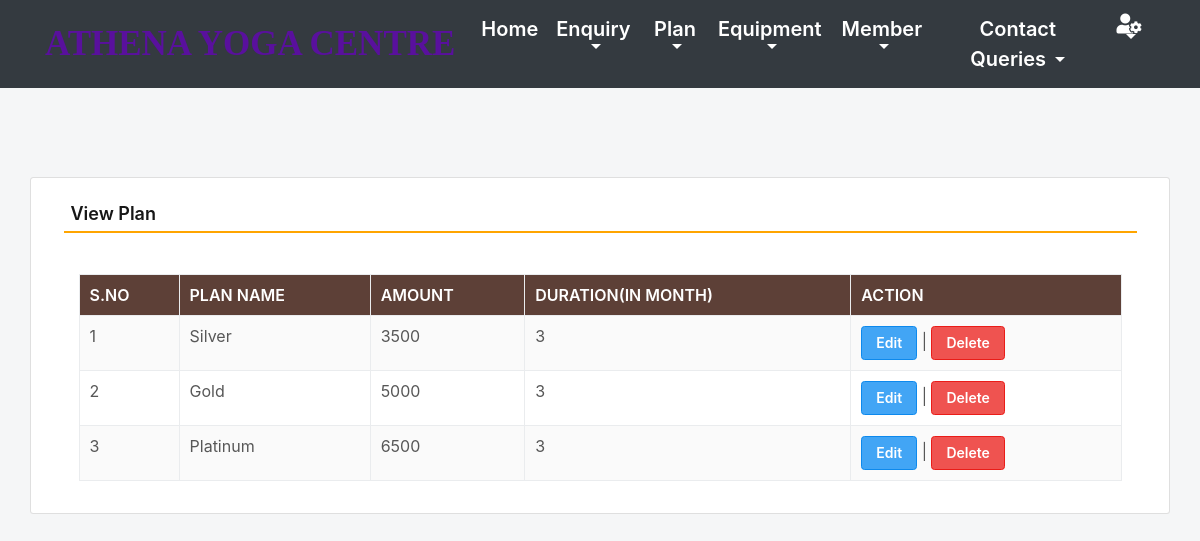
The app's page /viewPlan (signed in) with its own data.
### yoga/models.py (models this page shows, shortened)
class Plan(models.Model):
    name = models.CharField(max_length=150, null=True)
    amount = models.CharField(max_length=15, null=True)
    duration = models.CharField(max_length=15, null=True)

### yoga/views.py (the view)
# urls.py: path('viewPlan', viewPlan, name='viewPlan'),
def viewPlan(request):
    if not request.user.is_authenticated:
        return redirect(admin_login)
    plan = Plan.objects.all()
    return render(request,'viewPlan.html', locals())

### yoga/templates/viewPlan.html (shortened to what this page needs)
{% include 'admin_nav.html' %}
{% load static %}
{% block main %}
 <html lang="en" class="no-focus">
<link rel="stylesheet" id="css-main" href="{% static 'css1/codebase.min.css' %}">
 <br><br><br><br>
	<div class="container card shadow mt-5">
		<div class="card-body">
			<h5 class="p-2" style="border-bottom: 2px solid orange">View Plan</h5>
             <br>
            <div class="container-fluid">
             <table id="example" class="table table-striped table-bordered" style="width:100%">
                  <thead class="text-white" style="background-color : #5d4037;">
				     <tr>
					   <th>S.No</th>
					   <th>Plan Name</th>
					   <th>Amount</th>
					   <th>Duration(In Month)</th>
                       <th>Action</th>
				     </tr>
			      </thead>
			       <tbody>
                     {% for i in plan %}
			          <tr>
                        <td>{{forloop.counter}}</td>
						<td>{{i.name}}</td>
						<td>{{i.amount}}</td>
						<td>{{i.duration}}</td>
						<td><a href="{% url 'edit_Plan' i.id %}" class="btn btn-primary">Edit</a> |
                          <a href="{% url 'delete_Plan' i.id %}" class="btn btn-danger" onclick="return confirm('Are you sure to delete this Plan ?')">Delete</a></td>
                      </tr>
                      {% endfor %}
                   </tbody>
		        </table>
            </div>
        </div>
	</div>
        <link rel="stylesheet" href="https://use.fontawesome.com/releases/v5.6.3/css/all.css">
 </html>
{% endblock %}

### records on screen
Plan: name "Silver", amount "3500", duration "3"
Plan: name "Gold", amount "5000", duration "3"
Plan: name "Platinum", amount "6500", duration "3"
